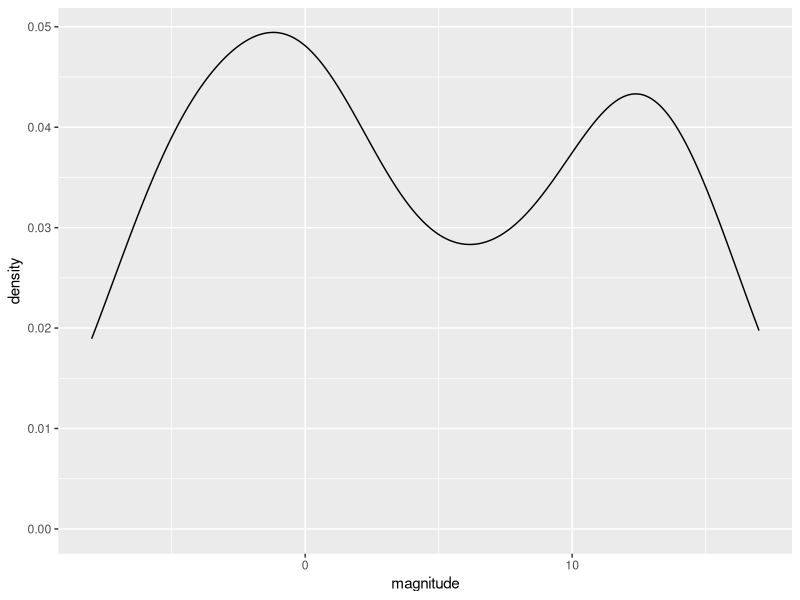
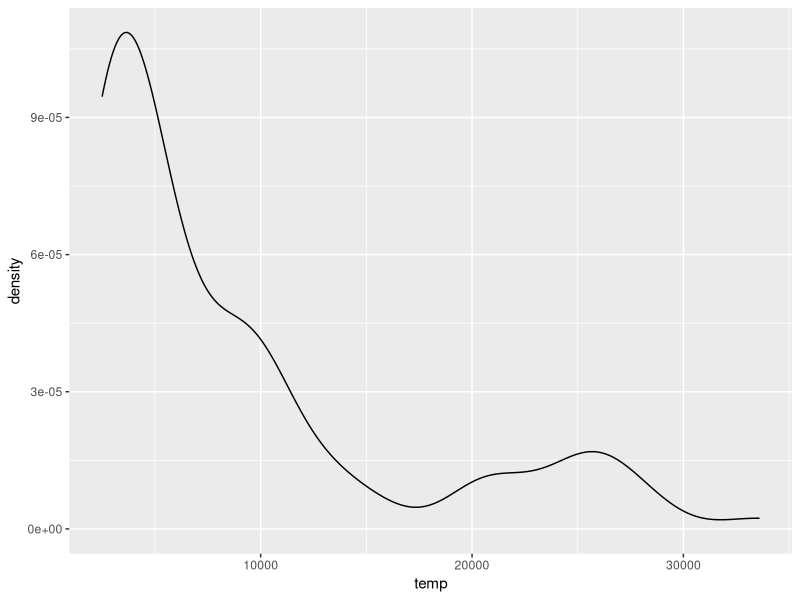
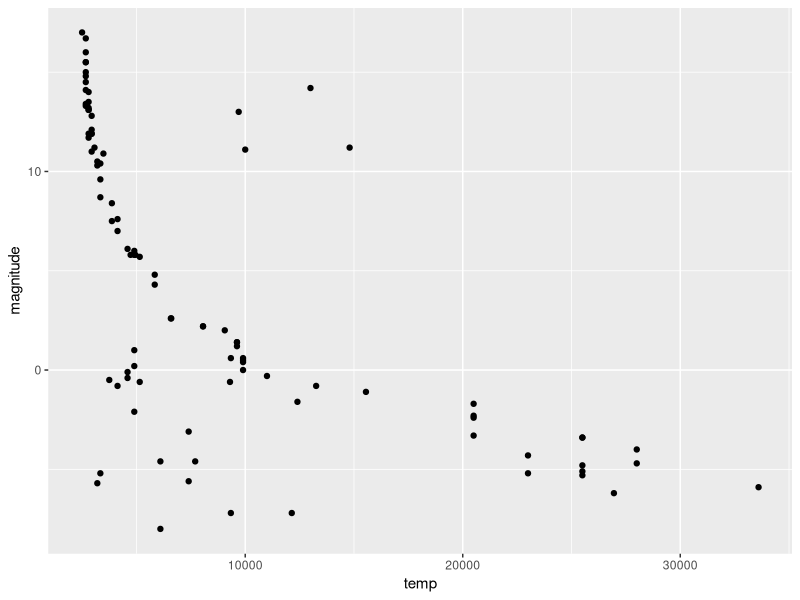
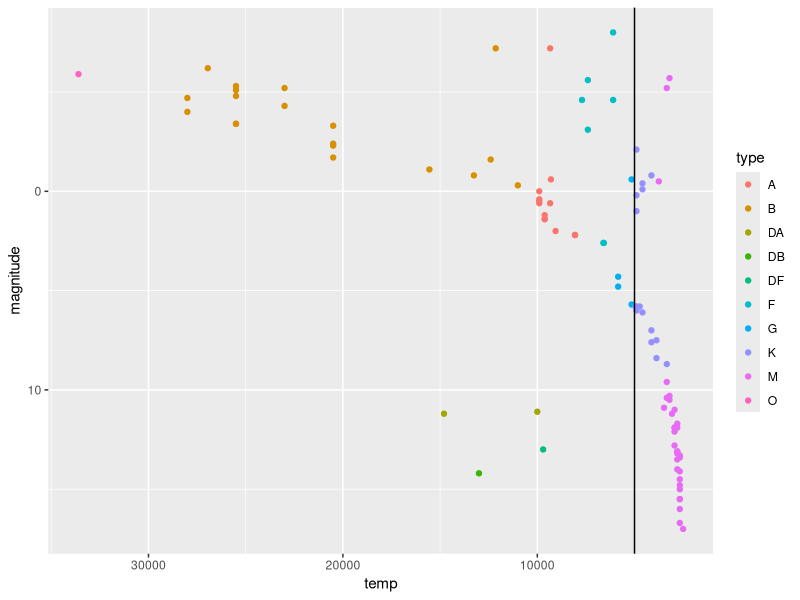
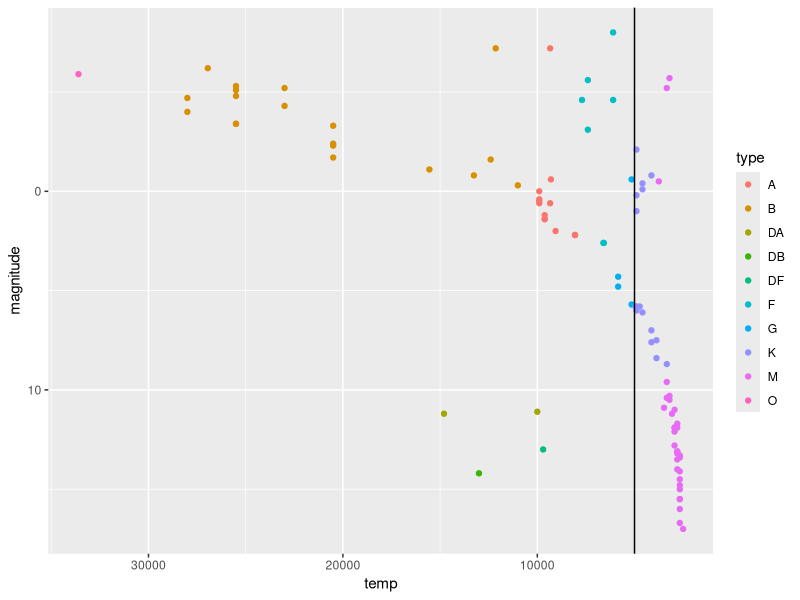
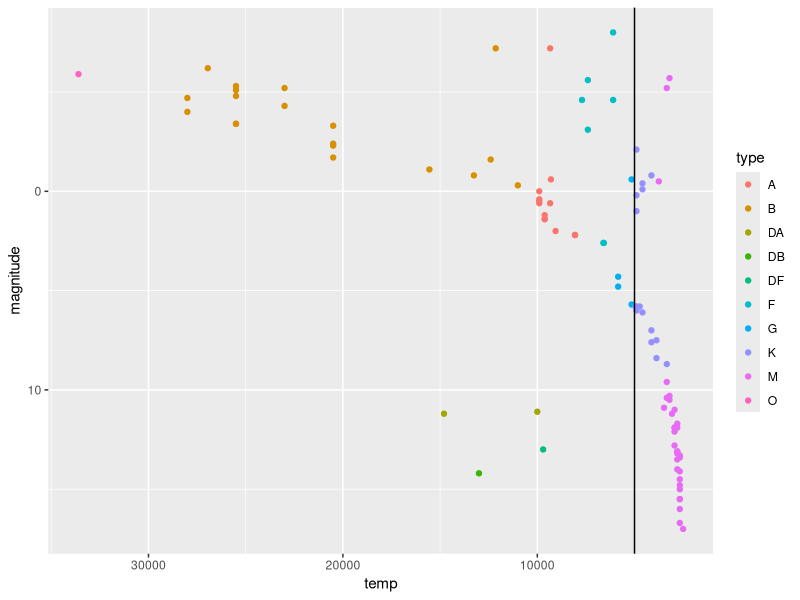
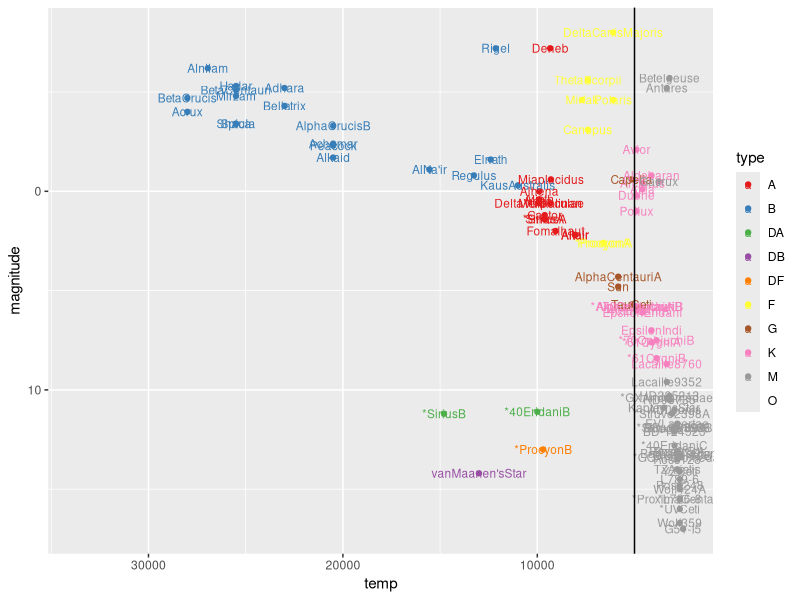
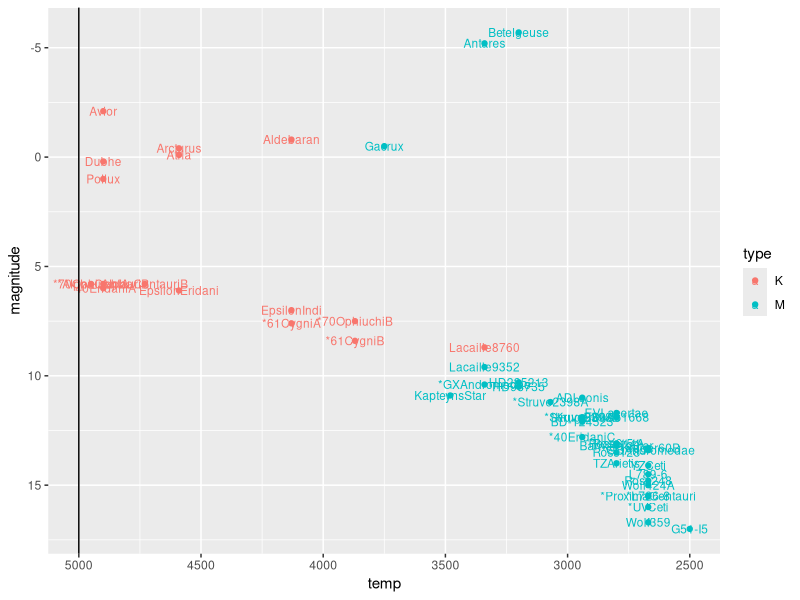

Recreate these plots in R, in order.
## ---- chunk 1
library(tidyverse)
library(dslabs)
data(stars)
options(digits = 3) 

#What is the mean magnitude?
mean(stars$magnitude)
#What is the standard deviation of magnitude?
sd(stars$magnitude)

#Make a density plot of the magnitude.
#How many peaks are there in the data?
stars %>% 
  ggplot(aes(magnitude)) +
  geom_density()

#Examine the distribution of star temperature.
#Which of these statements best characterizes the temperature distribution?
stars %>%
  ggplot(aes(temp)) +
  geom_density()

#Make a scatter plot of the data with temperature on the x-axis and magnitude on the y-axis and examine the relationship between the variables. Recall that lower magnitude means a more luminous (brighter) star.
#When considering the plot of magnitude vs. temperature, most stars follow a _______________ trend. These are called main sequence stars.
stars %>%
  ggplot(aes(temp,magnitude)) +
  geom_point()

#For various reasons, scientists do not always follow straight conventions when making plots, and astronomers usually transform values of star luminosity and temperature before plotting. Flip the y-axis so that lower values of magnitude are at the top of the axis (recall that more luminous stars have lower magnitude) using scale_y_reverse(). Take the log base 10 of temperature and then also flip the x-axis.
#The brighest, highest temperature stars are in the ______________ corner of the plot.
stars %>%
  ggplot(aes(temp, magnitude, color = type)) +
  geom_point() +
  scale_x_continuous(trans = "log10") +
  scale_y_continuous(trans = "log10") +
  scale_y_reverse() +
  scale_x_reverse() +
  geom_vline(xintercept = 5000)

#The trends you see allow scientists to learn about the evolution and lifetime of stars. The primary group of stars to which most stars belong we will call the main sequence stars (discussed in question 4). Most stars belong to this main sequence, however some of the more rare stars are classified as “old” and “evolved” stars. These stars tend to be hotter stars, but also have low luminosity, and are known as white dwarfs.
#How many white dwarfs are there in our sample?
stars %>%
  ggplot(aes(temp, magnitude, color = type)) +
  geom_point() +
  scale_x_continuous(trans = "log10") +
  scale_y_continuous(trans = "log10") +
  scale_y_reverse() +
  scale_x_reverse() +
  geom_vline(xintercept = 5000)

#Consider stars which are not part of the Main Group but are not old/evolved (white dwarf) stars. These stars must also be unique in certain ways and are known as giants. Use the plot from Question 5 to estimate the average temperature of a giant.

#Which of these temperatures is closest to the average temperature of a giant?:
stars %>%
  ggplot(aes(temp, magnitude, color = type)) +
  geom_point() +
  scale_x_continuous(trans = "log10") +
  scale_y_continuous(trans = "log10") +
  scale_y_reverse() +
  scale_x_reverse() +
  geom_vline(xintercept = 5000)

#We can now identify whether specific stars are main sequence stars, red giants or white dwarfs. Add text labels to the plot to answer these questions. You may wish to plot only a selection of the labels, repel the labels, or zoom in on the plot in RStudio so you can locate specific stars.
library(ggrepel)
stars %>%
  ggplot(aes(temp, magnitude, color = type, label = star)) +
  geom_point() +
  scale_x_continuous(trans = "log10") +
  scale_y_continuous(trans = "log10") +
  scale_y_reverse() +
  scale_x_reverse() +
  geom_text(size = 3) +
  geom_vline(xintercept = 5000) +
  scale_colour_brewer(palette="Set1")

stars %>%
  filter(temp < 5000) %>%
  ggplot(aes(temp, magnitude, color = type, label = star)) +
  geom_point() +
  scale_x_continuous(trans = "log10") +
  scale_y_continuous(trans = "log10") +
  scale_y_reverse() +
  scale_x_reverse() +
  geom_text(size = 3) +
  geom_vline(xintercept = 5000) 
